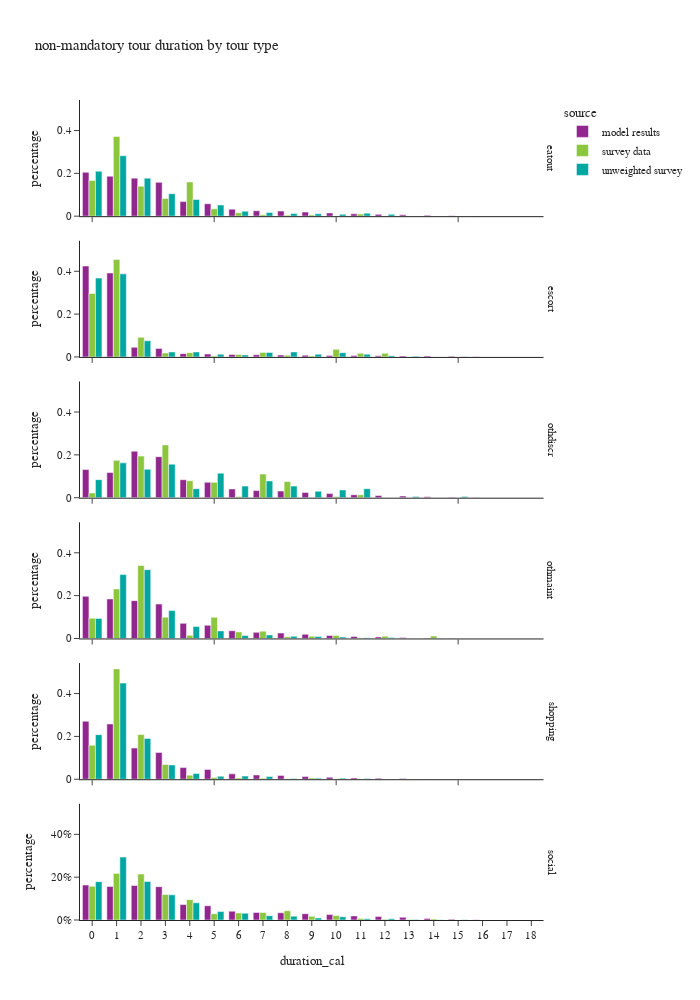

Notebook cell for this chart:
### Code cell
df_plot = non_m_tour_data.groupby(['source','tour_type','duration_cal'])[['tour_weight']].sum().reset_index()
df_plot['percentage'] = df_plot.groupby(['source','tour_type'], group_keys=False)['tour_weight']. \
    apply(lambda x: x / float(x.sum()))

fig = px.bar(df_plot, x="duration_cal", y="percentage", color="source",barmode="group",
             facet_row='tour_type',
             title="non-mandatory tour duration by tour type")
fig.for_each_annotation(lambda a: a.update(text = a.text.split("=")[-1]))
fig.update_layout(height=1000, width=700, yaxis=dict(tickformat=".0%"), xaxis=dict(dtick="1"))
fig.show()

### Figure 1 — Plotly figure (JSON) as saved in the notebook; plotly's stock layout.template omitted (floating-point values rounded to 4 significant figures)
{"data": [{"alignmentgroup": "True", "hovertemplate": "source=model results<br>tour_type=eatout<br>duration_cal=%{x}<br>percentage=%{y}<extra></extra>", "legendgroup": "model results", "marker": {"color": "#91268F", "pattern": {"shape": ""}}, "name": "model results", "offsetgroup": "model results", "orientation": "v", "showlegend": true, "textposition": "auto", "type": "bar", "x": [0.0, 1.0, 2.0, 3.0, 4.0, 5.0, 6.0, 7.0, 8.0, 9.0, 10.0, 11.0, 12.0, 13.0, 14.0, 15.0, 16.0, 17.0, 18.0], "xaxis": "x6", "y": [0.2049, 0.1866, 0.1776, 0.1578, 0.06813, 0.0577, 0.03275, 0.02531, 0.02356, 0.01903, 0.01503, 0.01089, 0.008382, 0.006156, 0.003756, 0.001693, 0.0005837, 8.701e-05, 7.251e-06], "yaxis": "y6"}, {"alignmentgroup": "True", "hovertemplate": "source=model results<br>tour_type=escort<br>duration_cal=%{x}<br>percentage=%{y}<extra></extra>", "legendgroup": "model results", "marker": {"color": "#91268F", "pattern": {"shape": ""}}, "name": "model results", "offsetgroup": "model results", "orientation": "v", "showlegend": false, "textposition": "auto", "type": "bar", "x": [0.0, 1.0, 2.0, 3.0, 4.0, 5.0, 6.0, 7.0, 8.0, 9.0, 10.0, 11.0, 12.0, 13.0, 14.0, 15.0, 16.0, 17.0, 18.0], "xaxis": "x5", "y": [0.4246, 0.3919, 0.04474, 0.03981, 0.01541, 0.01367, 0.01138, 0.01031, 0.008853, 0.007961, 0.007236, 0.00625, 0.005077, 0.004609, 0.004506, 0.002769, 0.0008172, 7.841e-05, 3.485e-06], "yaxis": "y5"}, {"alignmentgroup": "True", "hovertemplate": "source=model results<br>tour_type=othdiscr<br>duration_cal=%{x}<br>percentage=%{y}<extra></extra>", "legendgroup": "model results", "marker": {"color": "#91268F", "pattern": {"shape": ""}}, "name": "model results", "offsetgroup": "model results", "orientation": "v", "showlegend": false, "textposition": "auto", "type": "bar", "x": [0.0, 1.0, 2.0, 3.0, 4.0, 5.0, 6.0, 7.0, 8.0, 9.0, 10.0, 11.0, 12.0, 13.0, 14.0, 15.0, 16.0, 17.0], "xaxis": "x4", "y": [0.1313, 0.1174, 0.217, 0.1916, 0.08402, 0.07195, 0.04083, 0.03317, 0.0307, 0.02446, 0.01915, 0.0138, 0.01031, 0.007684, 0.00413, 0.001847, 0.0005719, 8.579e-05], "yaxis": "y4"}, {"alignmentgroup": "True", "hovertemplate": "source=model results<br>tour_type=othmaint<br>duration_cal=%{x}<br>percentage=%{y}<extra></extra>", "legendgroup": "model results", "marker": {"color": "#91268F", "pattern": {"shape": ""}}, "name": "model results", "offsetgroup": "model results", "orientation": "v", "showlegend": false, "textposition": "auto", "type": "bar", "x": [0.0, 1.0, 2.0, 3.0, 4.0, 5.0, 6.0, 7.0, 8.0, 9.0, 10.0, 11.0, 12.0, 13.0, 14.0, 15.0, 16.0, 17.0], "xaxis": "x3", "y": [0.1968, 0.1845, 0.1767, 0.1604, 0.07054, 0.0615, 0.03611, 0.02858, 0.02528, 0.01934, 0.01408, 0.009657, 0.0072, 0.004994, 0.002736, 0.001163, 0.0003759, 2.489e-05], "yaxis": "y3"}, {"alignmentgroup": "True", "hovertemplate": "source=model results<br>tour_type=shopping<br>duration_cal=%{x}<br>percentage=%{y}<extra></extra>", "legendgroup": "model results", "marker": {"color": "#91268F", "pattern": {"shape": ""}}, "name": "model results", "offsetgroup": "model results", "orientation": "v", "showlegend": false, "textposition": "auto", "type": "bar", "x": [0.0, 1.0, 2.0, 3.0, 4.0, 5.0, 6.0, 7.0, 8.0, 9.0, 10.0, 11.0, 12.0, 13.0, 14.0, 15.0, 16.0, 17.0], "xaxis": "x2", "y": [0.271, 0.2583, 0.1456, 0.1253, 0.05448, 0.04596, 0.0253, 0.01995, 0.01706, 0.01268, 0.009219, 0.006196, 0.004345, 0.002894, 0.001261, 0.0004564, 7.585e-05, 8.126e-06], "yaxis": "y2"}, {"alignmentgroup": "True", "hovertemplate": "source=model results<br>tour_type=social<br>duration_cal=%{x}<br>percentage=%{y}<extra></extra>", "legendgroup": "model results", "marker": {"color": "#91268F", "pattern": {"shape": ""}}, "name": "model results", "offsetgroup": "model results", "orientation": "v", "showlegend": false, "textposition": "auto", "type": "bar", "x": [0.0, 1.0, 2.0, 3.0, 4.0, 5.0, 6.0, 7.0, 8.0, 9.0, 10.0, 11.0, 12.0, 13.0, 14.0, 15.0, 16.0, 17.0, 18.0], "xaxis": "x", "y": [0.1632, 0.1569, 0.1611, 0.1557, 0.07193, 0.0665, 0.04125, 0.03524, 0.03359, 0.02921, 0.02511, 0.01907, 0.01584, 0.01273, 0.007513, 0.003606, 0.001308, 0.0001709, 1.178e-05], "yaxis": "y"}, {"alignmentgroup": "True", "hovertemplate": "source=survey data<br>tour_type=eatout<br>duration_cal=%{x}<br>percentage=%{y}<extra></extra>", "legendgroup": "survey data", "marker": {"color": "#8CC63E", "pattern": {"shape": ""}}, "name": "survey data", "offsetgroup": "survey data", "orientation": "v", "showlegend": true, "textposition": "auto", "type": "bar", "x": [0.0, 1.0, 2.0, 3.0, 4.0, 5.0, 6.0, 7.0, 8.0, 9.0, 10.0, 11.0, 12.0], "xaxis": "x6", "y": [0.167, 0.3718, 0.14, 0.08302, 0.1598, 0.03424, 0.01541, 0.006247, 0.004598, 0.005708, 0.001175, 0.01006, 0.000947], "yaxis": "y6"}, {"alignmentgroup": "True", "hovertemplate": "source=survey data<br>tour_type=escort<br>duration_cal=%{x}<br>percentage=%{y}<extra></extra>", "legendgroup": "survey data", "marker": {"color": "#8CC63E", "pattern": {"shape": ""}}, "name": "survey data", "offsetgroup": "survey data", "orientation": "v", "showlegend": false, "textposition": "auto", "type": "bar", "x": [0.0, 1.0, 2.0, 3.0, 4.0, 5.0, 6.0, 7.0, 8.0, 9.0, 10.0, 11.0, 12.0, 13.0, 15.0], "xaxis": "x5", "y": [0.2966, 0.4545, 0.09176, 0.01838, 0.02012, 0.004171, 0.01126, 0.02127, 0.008111, 0.004191, 0.03545, 0.01683, 0.01718, 0.0001735, 0.0], "yaxis": "y5"}, {"alignmentgroup": "True", "hovertemplate": "source=survey data<br>tour_type=othdiscr<br>duration_cal=%{x}<br>percentage=%{y}<extra></extra>", "legendgroup": "survey data", "marker": {"color": "#8CC63E", "pattern": {"shape": ""}}, "name": "survey data", "offsetgroup": "survey data", "orientation": "v", "showlegend": false, "textposition": "auto", "type": "bar", "x": [0.0, 1.0, 2.0, 3.0, 4.0, 5.0, 6.0, 7.0, 8.0, 9.0, 10.0, 11.0, 13.0, 15.0], "xaxis": "x4", "y": [0.02166, 0.1743, 0.1941, 0.2467, 0.07924, 0.0717, 0.00584, 0.1105, 0.07536, 0.001237, 0.005549, 0.01359, 0.0, 0.0001676], "yaxis": "y4"}, {"alignmentgroup": "True", "hovertemplate": "source=survey data<br>tour_type=othmaint<br>duration_cal=%{x}<br>percentage=%{y}<extra></extra>", "legendgroup": "survey data", "marker": {"color": "#8CC63E", "pattern": {"shape": ""}}, "name": "survey data", "offsetgroup": "survey data", "orientation": "v", "showlegend": false, "textposition": "auto", "type": "bar", "x": [0.0, 1.0, 2.0, 3.0, 4.0, 5.0, 6.0, 7.0, 8.0, 9.0, 10.0, 11.0, 12.0, 14.0], "xaxis": "x3", "y": [0.09489, 0.2312, 0.3412, 0.09963, 0.01474, 0.09884, 0.03063, 0.03397, 0.007608, 0.01024, 0.0137, 0.001183, 0.0109, 0.01123], "yaxis": "y3"}, {"alignmentgroup": "True", "hovertemplate": "source=survey data<br>tour_type=shopping<br>duration_cal=%{x}<br>percentage=%{y}<extra></extra>", "legendgroup": "survey data", "marker": {"color": "#8CC63E", "pattern": {"shape": ""}}, "name": "survey data", "offsetgroup": "survey data", "orientation": "v", "showlegend": false, "textposition": "auto", "type": "bar", "x": [0.0, 1.0, 2.0, 3.0, 4.0, 5.0, 6.0, 7.0, 8.0, 9.0, 10.0, 11.0, 12.0], "xaxis": "x2", "y": [0.1584, 0.5154, 0.2086, 0.06896, 0.01901, 0.007801, 0.006357, 0.004282, 0.002284, 0.005449, 0.001846, 0.001687, 0.0], "yaxis": "y2"}, {"alignmentgroup": "True", "hovertemplate": "source=survey data<br>tour_type=social<br>duration_cal=%{x}<br>percentage=%{y}<extra></extra>", "legendgroup": "survey data", "marker": {"color": "#8CC63E", "pattern": {"shape": ""}}, "name": "survey data", "offsetgroup": "survey data", "orientation": "v", "showlegend": false, "textposition": "auto", "type": "bar", "x": [0.0, 1.0, 2.0, 3.0, 4.0, 5.0, 6.0, 7.0, 8.0, 9.0, 10.0, 11.0, 12.0, 13.0, 14.0, 15.0], "xaxis": "x", "y": [0.1574, 0.2177, 0.2145, 0.1191, 0.09508, 0.02935, 0.03289, 0.03484, 0.04316, 0.01715, 0.02045, 0.007386, 0.004057, 0.002096, 0.004626, 0.0002747], "yaxis": "y"}, {"alignmentgroup": "True", "hovertemplate": "source=unweighted survey<br>tour_type=eatout<br>duration_cal=%{x}<br>percentage=%{y}<extra></extra>", "legendgroup": "unweighted survey", "marker": {"color": "#00A7A0", "pattern": {"shape": ""}}, "name": "unweighted survey", "offsetgroup": "unweighted survey", "orientation": "v", "showlegend": true, "textposition": "auto", "type": "bar", "x": [0.0, 1.0, 2.0, 3.0, 4.0, 5.0, 6.0, 7.0, 8.0, 9.0, 10.0, 11.0, 12.0], "xaxis": "x6", "y": [0.2099, 0.2823, 0.1773, 0.105, 0.07801, 0.05248, 0.0227, 0.01702, 0.01277, 0.01135, 0.008511, 0.01418, 0.008511], "yaxis": "y6"}, {"alignmentgroup": "True", "hovertemplate": "source=unweighted survey<br>tour_type=escort<br>duration_cal=%{x}<br>percentage=%{y}<extra></extra>", "legendgroup": "unweighted survey", "marker": {"color": "#00A7A0", "pattern": {"shape": ""}}, "name": "unweighted survey", "offsetgroup": "unweighted survey", "orientation": "v", "showlegend": false, "textposition": "auto", "type": "bar", "x": [0.0, 1.0, 2.0, 3.0, 4.0, 5.0, 6.0, 7.0, 8.0, 9.0, 10.0, 11.0, 12.0, 13.0, 15.0], "xaxis": "x5", "y": [0.3682, 0.3879, 0.07549, 0.02323, 0.02323, 0.01278, 0.009292, 0.02091, 0.02323, 0.01278, 0.01974, 0.01278, 0.005807, 0.003484, 0.001161], "yaxis": "y5"}, {"alignmentgroup": "True", "hovertemplate": "source=unweighted survey<br>tour_type=othdiscr<br>duration_cal=%{x}<br>percentage=%{y}<extra></extra>", "legendgroup": "unweighted survey", "marker": {"color": "#00A7A0", "pattern": {"shape": ""}}, "name": "unweighted survey", "offsetgroup": "unweighted survey", "orientation": "v", "showlegend": false, "textposition": "auto", "type": "bar", "x": [0.0, 1.0, 2.0, 3.0, 4.0, 5.0, 6.0, 7.0, 8.0, 9.0, 10.0, 11.0, 13.0, 15.0], "xaxis": "x4", "y": [0.08434, 0.1627, 0.1325, 0.1566, 0.04217, 0.1145, 0.05422, 0.07831, 0.05422, 0.03012, 0.03614, 0.04217, 0.006024, 0.006024], "yaxis": "y4"}, {"alignmentgroup": "True", "hovertemplate": "source=unweighted survey<br>tour_type=othmaint<br>duration_cal=%{x}<br>percentage=%{y}<extra></extra>", "legendgroup": "unweighted survey", "marker": {"color": "#00A7A0", "pattern": {"shape": ""}}, "name": "unweighted survey", "offsetgroup": "unweighted survey", "orientation": "v", "showlegend": false, "textposition": "auto", "type": "bar", "x": [0.0, 1.0, 2.0, 3.0, 4.0, 5.0, 6.0, 7.0, 8.0, 9.0, 10.0, 11.0, 12.0, 14.0], "xaxis": "x3", "y": [0.09355, 0.2984, 0.3211, 0.1302, 0.05563, 0.0354, 0.01391, 0.01643, 0.01011, 0.00885, 0.006321, 0.003793, 0.005057, 0.001264], "yaxis": "y3"}, {"alignmentgroup": "True", "hovertemplate": "source=unweighted survey<br>tour_type=shopping<br>duration_cal=%{x}<br>percentage=%{y}<extra></extra>", "legendgroup": "unweighted survey", "marker": {"color": "#00A7A0", "pattern": {"shape": ""}}, "name": "unweighted survey", "offsetgroup": "unweighted survey", "orientation": "v", "showlegend": false, "textposition": "auto", "type": "bar", "x": [0.0, 1.0, 2.0, 3.0, 4.0, 5.0, 6.0, 7.0, 8.0, 9.0, 10.0, 11.0, 12.0], "xaxis": "x2", "y": [0.2082, 0.4489, 0.1906, 0.06696, 0.02649, 0.01398, 0.01472, 0.01251, 0.003679, 0.005151, 0.005151, 0.002943, 0.0007358], "yaxis": "y2"}, {"alignmentgroup": "True", "hovertemplate": "source=unweighted survey<br>tour_type=social<br>duration_cal=%{x}<br>percentage=%{y}<extra></extra>", "legendgroup": "unweighted survey", "marker": {"color": "#00A7A0", "pattern": {"shape": ""}}, "name": "unweighted survey", "offsetgroup": "unweighted survey", "orientation": "v", "showlegend": false, "textposition": "auto", "type": "bar", "x": [0.0, 1.0, 2.0, 3.0, 4.0, 5.0, 6.0, 7.0, 8.0, 9.0, 10.0, 11.0, 12.0, 13.0, 14.0, 15.0], "xaxis": "x", "y": [0.1791, 0.2939, 0.1802, 0.1173, 0.08018, 0.03935, 0.03163, 0.01986, 0.01802, 0.009562, 0.01471, 0.005517, 0.006252, 0.002574, 0.001103, 0.0007356], "yaxis": "y"}], "layout": {"annotations": [{"font": {}, "showarrow": false, "text": "social", "textangle": 90, "x": 0.98, "xanchor": "left", "xref": "paper", "y": 0.07083, "yanchor": "middle", "yref": "paper"}, {"font": {}, "showarrow": false, "text": "shopping", "textangle": 90, "x": 0.98, "xanchor": "left", "xref": "paper", "y": 0.2425, "yanchor": "middle", "yref": "paper"}, {"font": {}, "showarrow": false, "text": "othmaint", "textangle": 90, "x": 0.98, "xanchor": "left", "xref": "paper", "y": 0.4142, "yanchor": "middle", "yref": "paper"}, {"font": {}, "showarrow": false, "text": "othdiscr", "textangle": 90, "x": 0.98, "xanchor": "left", "xref": "paper", "y": 0.5858, "yanchor": "middle", "yref": "paper"}, {"font": {}, "showarrow": false, "text": "escort", "textangle": 90, "x": 0.98, "xanchor": "left", "xref": "paper", "y": 0.7575, "yanchor": "middle", "yref": "paper"}, {"font": {}, "showarrow": false, "text": "eatout", "textangle": 90, "x": 0.98, "xanchor": "left", "xref": "paper", "y": 0.9292, "yanchor": "middle", "yref": "paper"}], "barmode": "group", "height": 1000, "legend": {"title": {"text": "source"}, "tracegroupgap": 0}, "title": {"text": "non-mandatory tour duration by tour type"}, "width": 700, "xaxis": {"anchor": "y", "domain": [0.0, 0.98], "dtick": "1", "title": {"text": "duration_cal"}}, "xaxis2": {"anchor": "y2", "domain": [0.0, 0.98], "matches": "x", "showticklabels": false}, "xaxis3": {"anchor": "y3", "domain": [0.0, 0.98], "matches": "x", "showticklabels": false}, "xaxis4": {"anchor": "y4", "domain": [0.0, 0.98], "matches": "x", "showticklabels": false}, "xaxis5": {"anchor": "y5", "domain": [0.0, 0.98], "matches": "x", "showticklabels": false}, "xaxis6": {"anchor": "y6", "domain": [0.0, 0.98], "matches": "x", "showticklabels": false}, "yaxis": {"anchor": "x", "domain": [0.0, 0.1417], "tickformat": ".0%", "title": {"text": "percentage"}}, "yaxis2": {"anchor": "x2", "domain": [0.1717, 0.3133], "matches": "y", "title": {"text": "percentage"}}, "yaxis3": {"anchor": "x3", "domain": [0.3433, 0.485], "matches": "y", "title": {"text": "percentage"}}, "yaxis4": {"anchor": "x4", "domain": [0.515, 0.6567], "matches": "y", "title": {"text": "percentage"}}, "yaxis5": {"anchor": "x5", "domain": [0.6867, 0.8283], "matches": "y", "title": {"text": "percentage"}}, "yaxis6": {"anchor": "x6", "domain": [0.8583, 1.0], "matches": "y", "title": {"text": "percentage"}}}}
